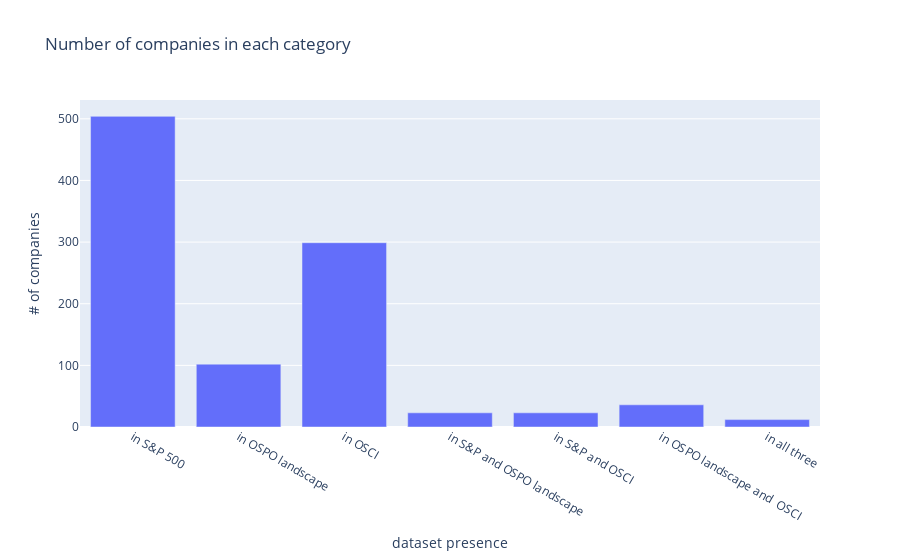
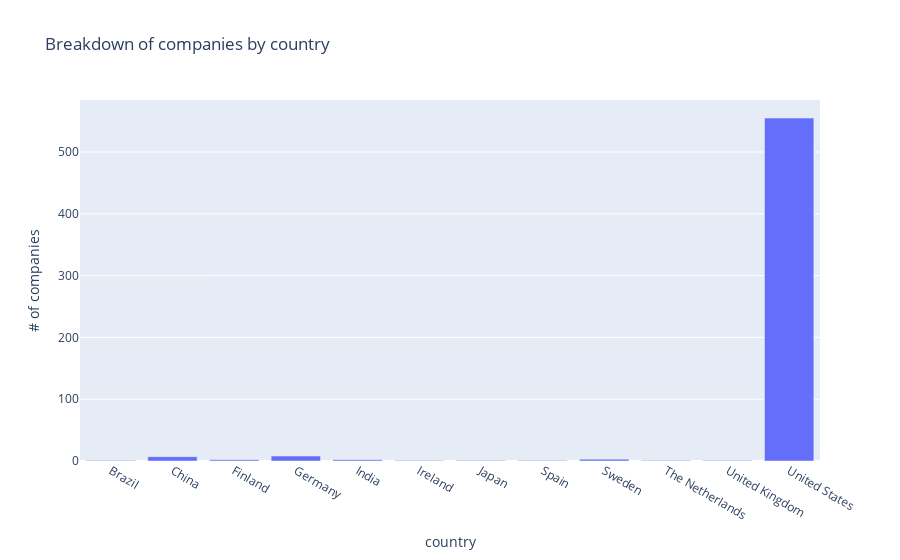
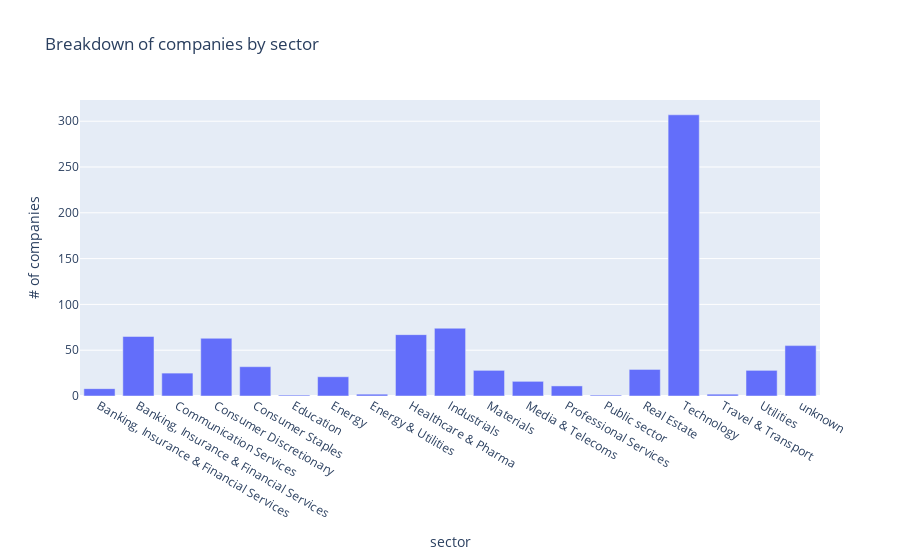

The notebook cell saved with these charts, in order:
### Markdown cell above
## Look at the crossover between S&P, OSCI, and OSPO landscape

### Code cell
# Chart number of companies in each category and combination of categories
px.bar(aggregates, x = 'categories', y = 'count',
       title = "Number of companies in each category",
       labels = {'categories': 'dataset presence', 'count': '# of companies'}
      ).show()

# Chart number of companies by country
px.bar(country_counts, x = 'country', y = 'total',
      title = "Breakdown of companies by country",
      labels = {'total': '# of companies'}
      ).show()

# Chart number of companies by sector
px.bar(sector_counts, x = 'sector', y = 'total',
      title = "Breakdown of companies by sector",
      labels = {'total': '# of companies'}
      ).show()

### Figure 1 — Plotly figure (JSON) as saved in the notebook; plotly's stock layout.template omitted (floating-point values rounded to 4 significant figures)
{"data": [{"alignmentgroup": "True", "hovertemplate": "dataset presence=%{x}<br># of companies=%{y}<extra></extra>", "legendgroup": "", "marker": {"color": "#636efa", "pattern": {"shape": ""}}, "name": "", "offsetgroup": "", "orientation": "v", "showlegend": false, "textposition": "auto", "type": "bar", "x": ["in S&P 500", "in OSPO landscape", "in OSCI", "in S&P and OSPO landscape", "in S&P and OSCI", "in OSPO landscape and  OSCI", "in all three"], "xaxis": "x", "y": [504, 102, 299, 23, 23, 36, 12], "yaxis": "y"}], "layout": {"barmode": "relative", "legend": {"tracegroupgap": 0}, "title": {"text": "Number of companies in each category"}, "xaxis": {"anchor": "y", "domain": [0, 1], "title": {"text": "dataset presence"}}, "yaxis": {"anchor": "x", "domain": [0, 1], "title": {"text": "# of companies"}}}}

### Figure 2 — Plotly figure (JSON) as saved in the notebook; plotly's stock layout.template omitted (floating-point values rounded to 4 significant figures)
{"data": [{"alignmentgroup": "True", "hovertemplate": "country=%{x}<br># of companies=%{y}<extra></extra>", "legendgroup": "", "marker": {"color": "#636efa", "pattern": {"shape": ""}}, "name": "", "offsetgroup": "", "orientation": "v", "showlegend": false, "textposition": "auto", "type": "bar", "x": ["Brazil", "China", "Finland", "Germany", "India", "Ireland", "Japan", "Spain", "Sweden", "The Netherlands", "United Kingdom", "United States"], "xaxis": "x", "y": [1, 7, 2, 8, 2, 1, 1, 1, 3, 1, 1, 555], "yaxis": "y"}], "layout": {"barmode": "relative", "legend": {"tracegroupgap": 0}, "title": {"text": "Breakdown of companies by country"}, "xaxis": {"anchor": "y", "domain": [0, 1], "title": {"text": "country"}}, "yaxis": {"anchor": "x", "domain": [0, 1], "title": {"text": "# of companies"}}}}

### Figure 3 — Plotly figure (JSON) as saved in the notebook; plotly's stock layout.template omitted (floating-point values rounded to 4 significant figures)
{"data": [{"alignmentgroup": "True", "hovertemplate": "sector=%{x}<br># of companies=%{y}<extra></extra>", "legendgroup": "", "marker": {"color": "#636efa", "pattern": {"shape": ""}}, "name": "", "offsetgroup": "", "orientation": "v", "showlegend": false, "textposition": "auto", "type": "bar", "x": ["Banking, Insurance & Financial Services", "Banking, Insurance & Financial Services ", "Communication Services", "Consumer Discretionary", "Consumer Staples", "Education", "Energy", "Energy & Utilities", "Healthcare & Pharma", "Industrials", "Materials", "Media & Telecoms", "Professional Services", "Public sector", "Real Estate", "Technology", "Travel & Transport", "Utilities", "unknown"], "xaxis": "x", "y": [8, 65, 25, 63, 32, 1, 21, 2, 67, 74, 28, 16, 11, 1, 29, 307, 2, 28, 55], "yaxis": "y"}], "layout": {"barmode": "relative", "legend": {"tracegroupgap": 0}, "title": {"text": "Breakdown of companies by sector"}, "xaxis": {"anchor": "y", "domain": [0, 1], "title": {"text": "sector"}}, "yaxis": {"anchor": "x", "domain": [0, 1], "title": {"text": "# of companies"}}}}
